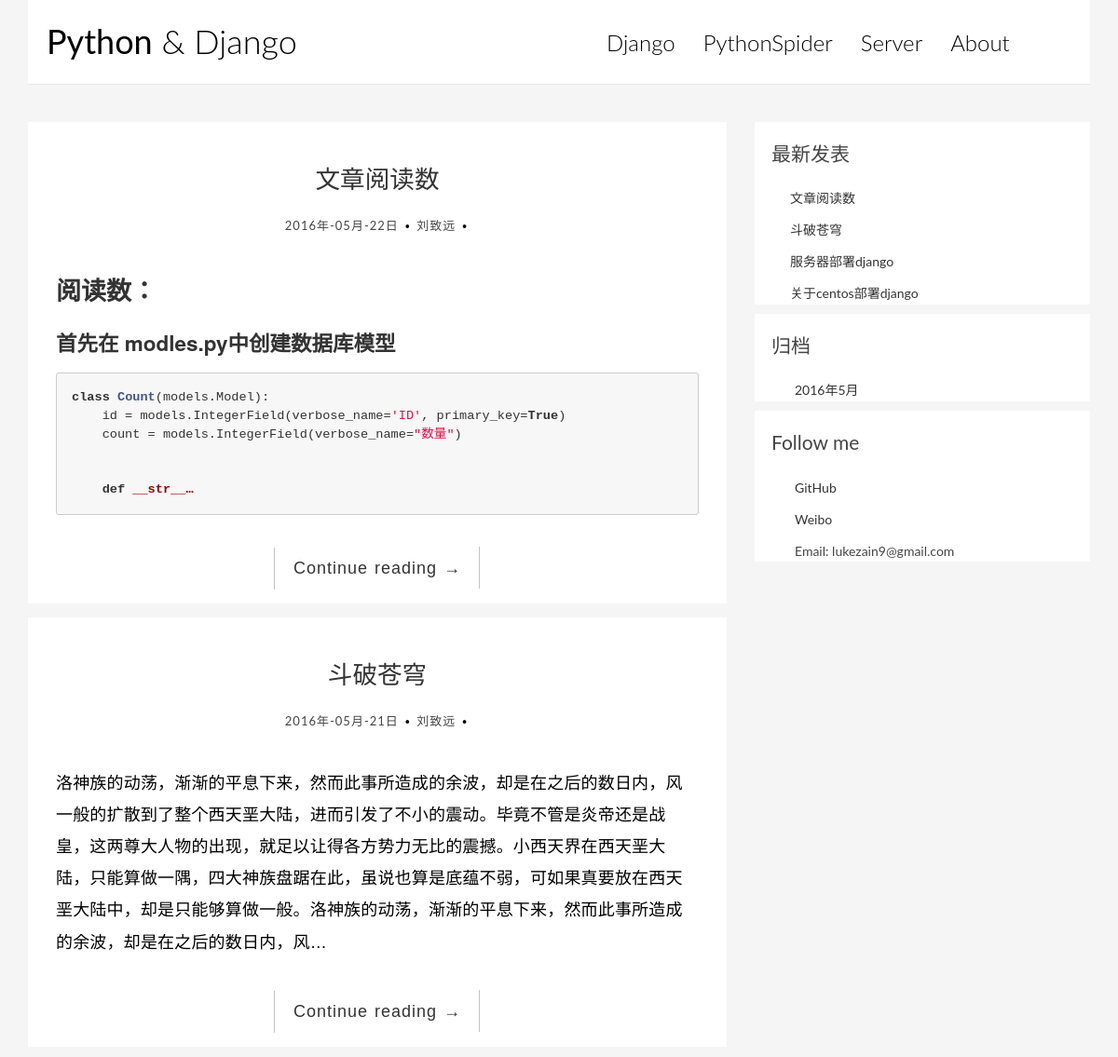
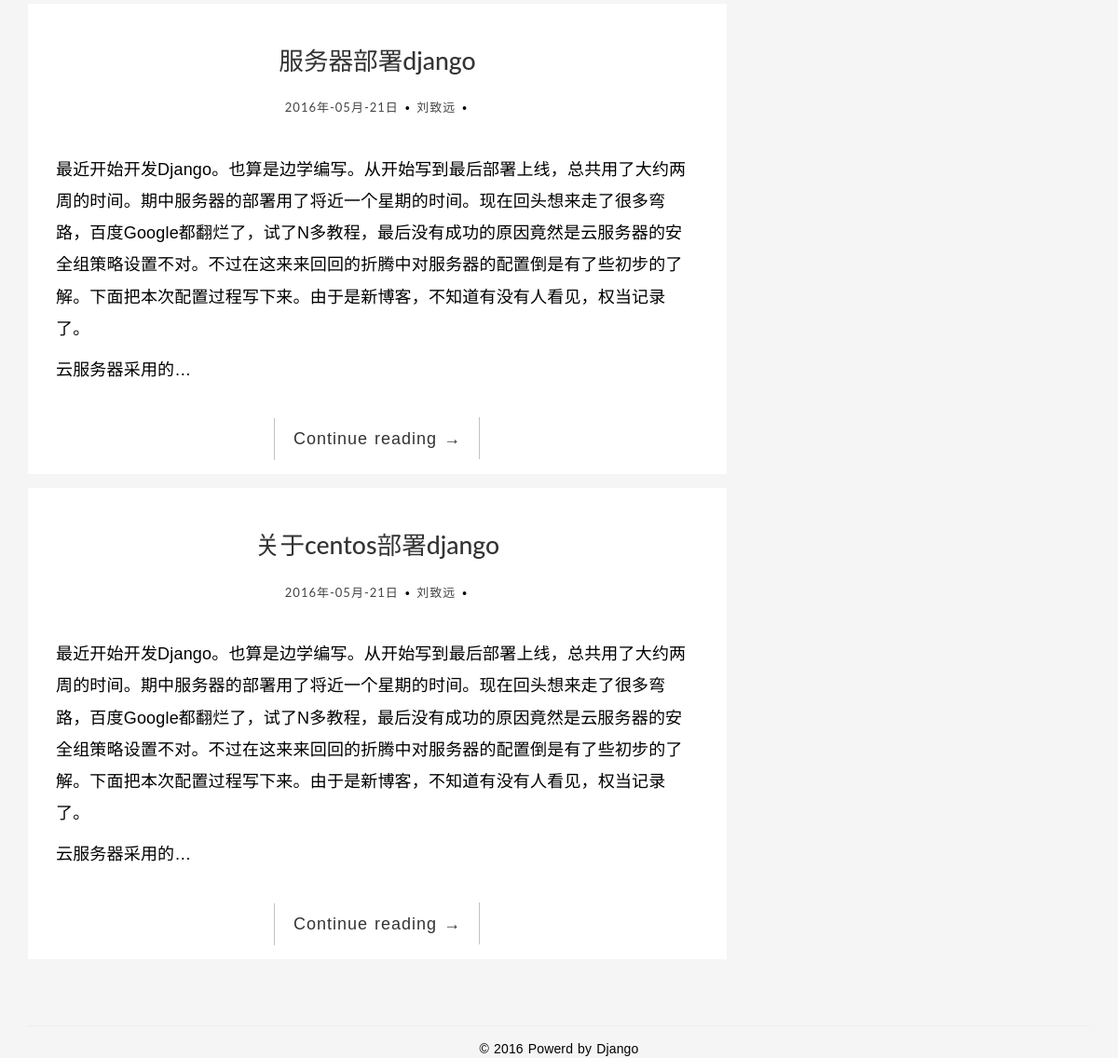
The page / on the database its author committed (2 pictures, top to bottom).
### yg_cms/models.py (models this page shows, shortened)
@python_2_unicode_compatible
class Column(models.Model):
    name = models.CharField('目录名称', max_length=256)
    slug = models.CharField('目录网址', max_length=256, db_index=True)
    intro = models.TextField('目录简介', default='')
    def get_absolute_url(self):
        return reverse('column', args=(self.slug,))
    class Meta:
        verbose_name = '目录'
        verbose_name_plural = '目录'

@python_2_unicode_compatible
class Article(models.Model):
    column = models.ManyToManyField(Column, verbose_name='归属目录')
    title = models.CharField(verbose_name='标题', max_length=256)
    slug = models.CharField('网址', max_length=256, unique=True)
    author = models.ForeignKey('auth.User', blank=True, null=True, verbose_name='作者')
    content = models.TextField('内容')
    published = models.BooleanField('正式发布', default=True)
    pub_date = models.DateTimeField('发表时间', auto_now_add=True, editable=True)
    update_time = models.DateTimeField('更新时间', auto_now=True, null=True)
    def get_absolute_url(self):
        return reverse('article', args=(self.pk, self.slug))
    class Meta:
        verbose_name = '文章'
        verbose_name_plural = '文章'

### yg_cms/views.py (the view)
# urls.py: url(r'^$', new_views.index, name='index'),
def index(request):
    month = timezone.now().month
    articles = Article.objects.all().order_by('-pub_date')[:6]
    articles_recent = Article.objects.all().order_by('-pub_date')[:5]
    columns = Column.objects.all()
    if month == 5:
        months = [5, ]
        context = {'columns': columns, 'articles': articles, 'months': months, 'articles_recent': articles_recent}
    else:
        months = []
        for archive_month in range(month-4):
            months.append(archive_month+5)
        context = {'articles': articles, 'months': months, 'articles_recent': articles_recent}
    return render(request, 'yg_cms/index.html', context) #context_instance=RequestContext(request))

### templates/yg_cms/index.html (shortened to what this page needs)
{% load staticfiles %}
{% include 'yg_cms/base_header.html' %}
		<div class="content-body">
			<div class="container">
				<div class="row">
					<main class="col-md-8">
                        {% for article in articles %}
						<article class="post post-1">
							<header class="entry-header">
								<h1 class="entry-title">
									<a href="{{ article.get_absolute_url }}">{{ article.title }}</a>
								</h1>
								<div class="entry-meta">
									<span class="post-date"><time class="entry-date">{{ article.pub_date | date:"Y年-m月-d日" }}</time></span>
									<span class="post-author">{{ article.author }}</span>
								</div>
							</header>
							<div class="entry-content clearfix">
								<p>{{ article.content | safe | truncatechars_html:200 }}</p>
								<div class="read-more cl-effect-14">
									<a href="{{ article.get_absolute_url }}" class="more-link">Continue reading <span class="meta-nav">→</span></a>
								</div>
							</div>
						</article>
                        {% endfor %}
					</main>
					{% include 'yg_cms/base_right.html' %}
				</div>
			</div>
		</div>
		<footer id="site-footer">
			<div class="container">
				<div class="row">
					<div class="col-md-12">
						<p class="copyright">&copy; 2016 Powerd by Django</p>
					</div>
				</div>
			</div>
		</footer>
	</body>
</html>

### templates/yg_cms/base_header.html (shortened to what this page needs)
{% load staticfiles %}
<!DOCTYPE html>
<html>
	<head>
		<link rel="stylesheet" href="{% static 'css/bootstrap.min.css' %}">
		<link rel="stylesheet" href="{% static 'css/ionicons.min.css' %}">
		<link rel="stylesheet" href="{% static 'css/pace.css' %}">
	    <link rel="stylesheet" href="{% static 'css/custom.css' %}">
	</head>
	<body>
		<div class="container">
			<header id="site-header">
				<div class="row">
					<div class="col-md-4 col-sm-5 col-xs-8">
						<div class="logo">
							<h1><a href="/"><b>Python</b> &amp; Django</a></h1>
						</div>
					</div>
					<div class="col-md-8 col-sm-7 col-xs-4">
						<nav class="main-nav" role="navigation">
							<div class="collapse navbar-collapse" id="bs-example-navbar-collapse-1">
  								<ul class="nav navbar-nav navbar-right">
                                    {% for column in columns %}
    								<li class="cl-effect-11"><a href="{{ column.get_absolute_url }}" data-hover="{{ column.name }}">{{ column.name }}</a></li>
    								{% endfor %}
  								</ul>
							</div>
						</nav>
					</div>
				</div>
			</header>
		</div>

### templates/yg_cms/base_right.html
<aside class="col-md-4">
						<div class="widget widget-recent-posts">
							<h3 class="widget-title">最新发表</h3>
							<ul>
                                {% for article_list in articles_recent %}
								<li>
									<a href="{{ article_list.get_absolute_url }}">{{ article_list.title }}</a>
								</li>
                                {% endfor %}
							</ul>
						</div>
						<div class="widget widget-archives">
							<h3 class="widget-title">归档</h3>
							<ul>
                                {% for month in months %}
								<li>
									<a href="{% url 'archives' month %}">2016年{{ month }}月</a>
								</li>
							    {% endfor %}
							</ul>
						</div>
						<div class="widget widget-category">
							<h3 class="widget-title">Follow me</h3>
							<ul>
								<li>
									<a href="https://github.com/lukezain" target="_blank">GitHub</a>
								</li>
								<li>
									<a href="http://weibo.com/u/1237021521">Weibo</a>
								</li>
                                <li>
                                    Email: lukezain9@gmail.com
                                </li>
							</ul>
						</div>
					</aside>

### common_static/css/custom.css (style rules this page uses)
* { outline: none; }
h1, h2, h3, h4, h5, h6 { margin-top: 0; }
b { font-weight: 400; }
a { color: #333; }
body { background-color:whitesmoke; color: #444; font-family: 'Lato', sans-serif; }
p { font-family: 'Ubuntu', sans-serif; font-weight: 400; word-spacing: 1px; letter-spacing: 0.01em; }
#site-header { background-color: #FFF; padding: 25px 20px; margin-bottom: 40px; border-bottom: 1px solid #e7e7e7; }
.logo h1 a { color: #000; }
.logo h1 { margin: 0; font-family: 'Lato', sans-serif; font-weight: 300; }
.main-nav { margin-top: 11px; max-width: 95%; }
.main-nav a { color: #000000 !important; padding: 0 0 5px 0 !important; margin-right: 30px; font-family: 'Lato', sans-serif; font-weight: 300; font-size: 24px; }
.cl-effect-11 a { padding: 10px 0; color: #0972b4; text-shadow: none; }
.cl-effect-11 a::before { position: absolute; top: 0; left: 0; overflow: hidden; padding: 0 0 5px 0 !important; max-width: 0; border-bottom: 1px solid #000; color: #000; content: attr(data-hover); -webkit-transition: max-width 0.5s; -moz-transition: max-width 0.5s; transition: max-width 0.5s; }
.content-body { padding-bottom: 4em; }
.post { margin-bottom:2%; background: #fff; padding: 30px 30px 0; }
.entry-title { text-align: center; font-size: 1.9em; margin-bottom: 20px; line-height: 1.6; padding: 10px 20px 0; }
.entry-meta { text-align: center; font-size: 13px; letter-spacing: 1px; margin-bottom: 30px; }
.entry-content { font-size: 18px; line-height: 1.9; font-weight: 300; color: #000; }
.post-category, .post-date, .post-author { position: relative; padding-right: 15px; }
.post-category::after, .post-date::after, .post-author::after { position: absolute; content: '.'; color: #000; font-size: 30px; top: -22px; right: 1px; }
.read-more { font-family: 'Ubuntu', sans-serif; font-weight: 400; word-spacing: 1px; letter-spacing: 0.01em; text-align: center; margin-top: 20px; }
.cl-effect-14 a { padding: 0 20px; height: 45px; line-height: 45px; position: relative; display: inline-block; margin: 15px 25px; letter-spacing: 1px; font-weight: 400; text-shadow: 0 0 1px rgba(255,255,255,0.3); }
.cl-effect-14 a::before, .cl-effect-14 a::after { position: absolute; width: 45px; height: 1px; background: #C3C3C3; content: ''; -webkit-transition: all 0.3s; -moz-transition: all 0.3s; transition: all 0.3s; pointer-events: none; }
.cl-effect-14 a::before { top: 0; left: 0; -webkit-transform: rotate(90deg); -moz-transform: rotate(90deg); transform: rotate(90deg); -webkit-transform-origin: 0 0; -moz-transform-origin: 0 0; transform-origin: 0 0; }
.cl-effect-14 a::after { right: 0; bottom: 0; -webkit-transform: rotate(90deg); -moz-transform: rotate(90deg); transform: rotate(90deg); -webkit-transform-origin: 100% 0; -moz-transform-origin: 100% 0; transform-origin: 100% 0; }
.widget { padding-left:5%; padding-top:2%; padding-bottom:0px; background: #fff; }
.widget-title { font-size: 1.5em; margin-bottom: 20px; line-height: 1.6; padding: 10px 0 0; font-weight: 400; }
.widget-recent-posts ul { padding: 0; margin: 0; padding-left: 20px; }
.widget-recent-posts ul li { list-style-type: none; position: relative; line-height: 170%; margin-bottom: 10px; }
.widget-recent-posts ul li::before { content: '\f3d3'; font-family: "Ionicons"; position: absolute; left: -17px; top: 3px; font-size: 16px; color: #000; }
.widget-archives ul { padding: 0; margin: 0; padding-left: 25px; }
.widget-archives ul li { list-style-type: none; position: relative; line-height: 170%; margin-bottom: 10px; }
.widget-archives ul li::before { content: '\f3f3'; font-family: "Ionicons"; position: absolute; left: -25px; top: 1px; font-size: 16px; color: #000; }
.widget-category ul { padding: 0; margin: 0; padding-left: 25px; }
.widget-category ul li { list-style-type: none; position: relative; line-height: 170%; margin-bottom: 10px; }
.widget-category ul li::before { content: '\f3fe'; font-family: "Ionicons"; position: absolute; left: -25px; top: 1px; font-size: 18px; color: #000; }
.copyright { background-color:whitesmoke; text-align: center; padding-top: 1em; margin: 0; border-top: 1px solid #eee; color: black; }

### rows shown on the page
Column: name "Django"
Column: name "PythonSpider"
Column: name "Server"
Column: name "About"
Article: title "文章阅读数", pub_date "2016年-05月-22日", author "刘致远", content "阅读数： 首先在 modles.py中创建数据库模型 class Count (models.Model) : id = models.IntegerField(verbose_name= 'ID' , primary_key= True ) count = models.IntegerField(verbose_name= \"数量\" ) def __str__…"
Article: title "斗破苍穹", pub_date "2016年-05月-21日", author "刘致远", content "洛神族的动荡，渐渐的平息下来，然而此事所造成的余波，却是在之后的数日内，风一般的扩散到了整个西天垩大陆，进而引发了不小的震动。毕竟不管是炎帝还是战皇，这两尊大人物的出现，就足以让得各方势力无比的震撼。小西天界在西天垩大陆，只能算做一隅，四大神族盘踞在此，虽说也算是底蕴不弱，可如果真要放在西天垩大陆中，却是只能够算做一般。洛神族的动荡，渐渐的平息下 来，然而此事所造成的余波，却是在之后的数日内，风…"
Article: title "服务器部署django", pub_date "2016年-05月-21日", author "刘致远", content "最近开始开发Django。也算是边学编写。从开始写到最后部署上线，总共用了大约两周的时间。期中服务器的部署用了将近一个星期的时间。现在回头想来走了很多弯路，百度Google都翻烂了，试了N多教程，最后没有成功的原因竟然是云服务器的安全组策略设置不对。不过在这来来回回的折腾中对服务器的配置倒是有了些初步的了解。下面把本次配置过程写下来。由于是新博客，不知道有没有人看见，权当记录了。 云服务器采用的…"
Article: title "关于centos部署django", pub_date "2016年-05月-21日", author "刘致远", content "最近开始开发Django。也算是边学编写。从开始写到最后部署上线，总共用了大约两周的时间。期中服务器的部署用了将近一个星期的时间。现在回头想来走了很多弯路，百度Google都翻烂了，试了N多教程，最后没有成功的原因竟然是云服务器的安全组策略设置不对。不过在这来来回回的折腾中对服务器的配置倒是有了些初步的了解。下面把本次配置过程写下来。由于是新博客，不知道有没有人看见，权当记录了。 云服务器采用的…"

### other values the page prints
{{ month }} "5"
